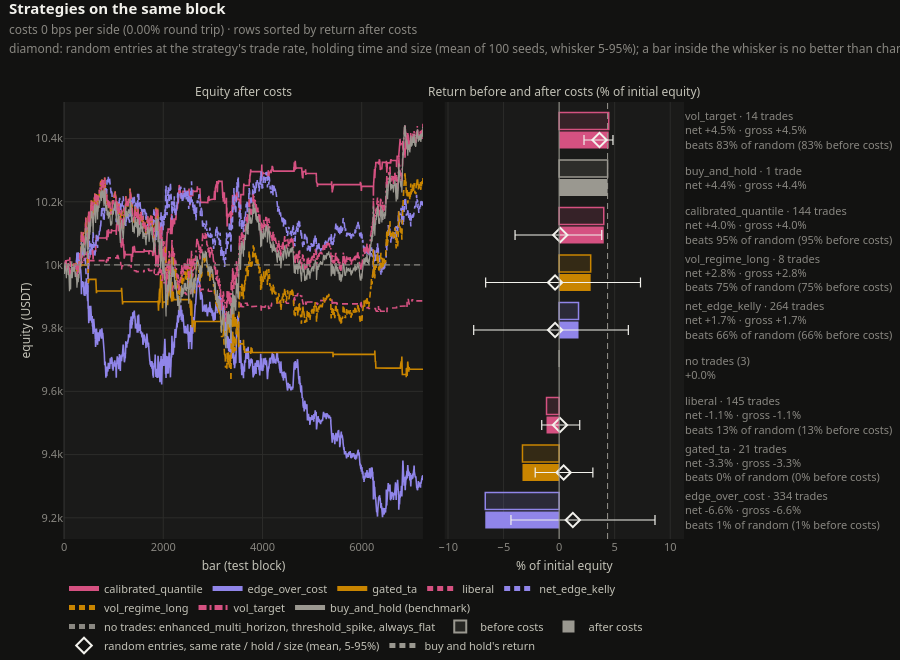

The code cell stored with this chart in its notebook:
### Markdown cell above
## Every strategy with its default knobs

Each strategy is compared with random entries at its own trade rate, holding time and position size (the
diamonds; the same null as the summary table above). After costs the return is mostly cost x trade count, so only
the rank against that null tells skill from chance.

### Code cell
runs, comparison = explorer.compare_strategies()
comparison.show()
explorer.comparison_table(runs, styled=True)

### Figure 1 — Plotly figure (JSON) as saved in the notebook; plotly's stock layout.template omitted (floating-point values rounded to 4 significant figures; data arrays with more than 128 entries replaced by an {"elided": "..."} marker saying what was removed)
{"data": [{"dx": 1, "hovertemplate": "calibrated_quantile<br>bar %{x}: %{y:,.0f} USDT<extra></extra>", "legendgroup": "calibrated_quantile", "line": {"color": "#d55181", "dash": "solid", "width": 1.6}, "mode": "lines", "name": "calibrated_quantile", "type": "scatter", "x0": -1, "xaxis": "x", "y": {"elided": "7237 float values"}, "yaxis": "y"}, {"dx": 1, "hovertemplate": "edge_over_cost<br>bar %{x}: %{y:,.0f} USDT<extra></extra>", "legendgroup": "edge_over_cost", "line": {"color": "#9085e9", "dash": "solid", "width": 1.6}, "mode": "lines", "name": "edge_over_cost", "type": "scatter", "x0": -1, "xaxis": "x", "y": {"elided": "7237 float values"}, "yaxis": "y"}, {"dx": 1, "hovertemplate": "gated_ta<br>bar %{x}: %{y:,.0f} USDT<extra></extra>", "legendgroup": "gated_ta", "line": {"color": "#c98500", "dash": "solid", "width": 1.6}, "mode": "lines", "name": "gated_ta", "type": "scatter", "x0": -1, "xaxis": "x", "y": {"elided": "7237 float values"}, "yaxis": "y"}, {"dx": 1, "hovertemplate": "liberal<br>bar %{x}: %{y:,.0f} USDT<extra></extra>", "legendgroup": "liberal", "line": {"color": "#d55181", "dash": "6px,4px", "width": 1.6}, "mode": "lines", "name": "liberal", "type": "scatter", "x0": -1, "xaxis": "x", "y": {"elided": "7237 float values"}, "yaxis": "y"}, {"dx": 1, "hovertemplate": "net_edge_kelly<br>bar %{x}: %{y:,.0f} USDT<extra></extra>", "legendgroup": "net_edge_kelly", "line": {"color": "#9085e9", "dash": "6px,4px", "width": 1.6}, "mode": "lines", "name": "net_edge_kelly", "type": "scatter", "x0": -1, "xaxis": "x", "y": {"elided": "7237 float values"}, "yaxis": "y"}, {"dx": 1, "hovertemplate": "vol_regime_long<br>bar %{x}: %{y:,.0f} USDT<extra></extra>", "legendgroup": "vol_regime_long", "line": {"color": "#c98500", "dash": "6px,4px", "width": 1.6}, "mode": "lines", "name": "vol_regime_long", "type": "scatter", "x0": -1, "xaxis": "x", "y": {"elided": "7237 float values"}, "yaxis": "y"}, {"dx": 1, "hovertemplate": "vol_target<br>bar %{x}: %{y:,.0f} USDT<extra></extra>", "legendgroup": "vol_target", "line": {"color": "#d55181", "dash": "8px,3px,2px,3px", "width": 1.6}, "mode": "lines", "name": "vol_target", "type": "scatter", "x0": -1, "xaxis": "x", "y": {"elided": "7237 float values"}, "yaxis": "y"}, {"dx": 1, "hovertemplate": "buy_and_hold<br>bar %{x}: %{y:,.0f} USDT<extra></extra>", "legendgroup": "buy_and_hold", "line": {"color": "#9a9890", "dash": "solid", "width": 1.2}, "mode": "lines", "name": "buy_and_hold (benchmark)", "type": "scatter", "x0": -1, "xaxis": "x", "y": {"elided": "7237 float values"}, "yaxis": "y"}, {"hoverinfo": "skip", "legendgroup": "flat", "line": {"color": "#898781", "dash": "6px,4px", "width": 1.2}, "mode": "lines", "name": "no trades: enhanced_multi_horizon, threshold_spike, always_flat", "type": "scatter", "x": [-1, 7235], "xaxis": "x", "y": [10000.0, 10000.0], "yaxis": "y"}, {"customdata": ["edge_over_cost: 334 trades, costs 0 USDT", "gated_ta: 21 trades, costs 0 USDT", "liberal: 145 trades, costs 0 USDT", "no trades: enhanced_multi_horizon, threshold_spike, always_flat", "net_edge_kelly: 264 trades, costs 0 USDT", "vol_regime_long: 8 trades, costs 0 USDT", "calibrated_quantile: 144 trades, costs 0 USDT", "buy_and_hold: 1 trades, costs 0 USDT", "vol_target: 14 trades, costs 0 USDT"], "hovertemplate": "%{customdata}<br>before costs %{x:>+.2f}%<extra></extra>", "marker": {"color": ["rgba(144,133,233,0.15)", "rgba(201,133,0,0.15)", "rgba(213,81,129,0.15)", "rgba(137,135,129,0.15)", "rgba(144,133,233,0.15)", "rgba(201,133,0,0.15)", "rgba(213,81,129,0.15)", "rgba(154,152,144,0.15)", "rgba(213,81,129,0.15)"], "line": {"color": ["#9085e9", "#c98500", "#d55181", "#898781", "#9085e9", "#c98500", "#d55181", "#9a9890", "#d55181"], "width": 1.5}}, "name": "before costs", "orientation": "h", "showlegend": false, "type": "bar", "width": 0.36, "x": [-6.648, -3.3, -1.135, 0.0, 1.746, 2.84, 4.018, 4.362, 4.465], "xaxis": "x2", "y": [0.2, 1.2, 2.2, 3.2, 4.2, 5.2, 6.2, 7.2, 8.2], "yaxis": "y2"}, {"customdata": ["edge_over_cost: 334 trades, costs 0 USDT", "gated_ta: 21 trades, costs 0 USDT", "liberal: 145 trades, costs 0 USDT", "no trades: enhanced_multi_horizon, threshold_spike, always_flat", "net_edge_kelly: 264 trades, costs 0 USDT", "vol_regime_long: 8 trades, costs 0 USDT", "calibrated_quantile: 144 trades, costs 0 USDT", "buy_and_hold: 1 trades, costs 0 USDT", "vol_target: 14 trades, costs 0 USDT"], "hovertemplate": "%{customdata}<br>after costs %{x:>+.2f}%<extra></extra>", "marker": {"color": ["#9085e9", "#c98500", "#d55181", "#898781", "#9085e9", "#c98500", "#d55181", "#9a9890", "#d55181"], "line": {"width": 0}}, "name": "after costs", "orientation": "h", "showlegend": false, "type": "bar", "width": 0.36, "x": [-6.648, -3.3, -1.135, 0.0, 1.746, 2.84, 4.018, 4.362, 4.465], "xaxis": "x2", "y": [-0.2, 0.8, 1.8, 2.8, 3.8, 4.8, 5.8, 6.8, 7.8], "yaxis": "y2"}, {"hoverinfo": "skip", "marker": {"color": "rgba(154,152,144,0.15)", "line": {"color": "#9a9890", "width": 1.5}}, "name": "before costs", "orientation": "h", "type": "bar", "x": [null], "xaxis": "x2", "y": [null], "yaxis": "y2"}, {"hoverinfo": "skip", "marker": {"color": "#9a9890"}, "name": "after costs", "orientation": "h", "type": "bar", "x": [null], "xaxis": "x2", "y": [null], "yaxis": "y2"}, {"error_x": {"array": [7.394, 2.628, 1.781, 6.593, 7.689, 3.735, 1.215], "arrayminus": [5.569, 2.562, 1.641, 7.327, 6.247, 4.068, 1.392], "color": "#f2f1ec", "symmetric": false, "thickness": 1.2, "type": "data", "width": 5}, "hovertemplate": "%{text}<extra></extra>", "marker": {"color": "#f2f1ec", "line": {"width": 2}, "size": 11, "symbol": "diamond-open"}, "mode": "markers", "name": "random entries, same rate / hold / size (mean, 5-95%)", "text": ["edge_over_cost: random with 58.19% entries/flat bar, 20-bar hold, size 1.00<br>mean +1.23%, 5-95% -4.34% to +8.63% (100 seeds)<br>strategy -6.65%: beats 1% of them; before costs beats 1%", "gated_ta: random with 0.32% entries/flat bar, 33-bar hold, size 1.00<br>mean +0.41%, 5-95% -2.15% to +3.04% (100 seeds)<br>strategy -3.30%: beats 0% of them; before costs beats 0%", "liberal: random with 2.10% entries/flat bar, 2-bar hold, size 1.00<br>mean +0.07%, 5-95% -1.57% to +1.86% (100 seeds)<br>strategy -1.13%: beats 13% of them; before costs beats 13%", "net_edge_kelly: random with 0.00% entries/flat bar, 0-bar hold, size 1.00<br>mean -0.36%, 5-95% -7.69% to +6.23% (100 seeds)<br>strategy +1.75%: beats 66% of them; before costs beats 66%", "vol_regime_long: random with 1.50% entries/flat bar, 838-bar hold, size 1.00<br>mean -0.37%, 5-95% -6.61% to +7.32% (100 seeds)<br>strategy +2.84%: beats 75% of them; before costs beats 75%", "calibrated_quantile: random with 2.53% entries/flat bar, 11-bar hold, size 1.00<br>mean +0.10%, 5-95% -3.97% to +3.84% (100 seeds)<br>strategy +4.02%: beats 95% of them; before costs beats 95%", "vol_target: random with 0.00% entries/flat bar, 0-bar hold, size 1.00<br>mean +3.63%, 5-95% +2.24% to +4.85% (100 seeds)<br>strategy +4.46%: beats 83% of them; before costs beats 83%"], "type": "scatter", "x": [1.234, 0.4083, 0.07472, -0.3633, -0.366, 0.1005, 3.631], "xaxis": "x2", "y": [-0.2, 0.8, 1.8, 3.8, 4.8, 5.8, 7.8], "yaxis": "y2"}, {"hoverinfo": "skip", "line": {"color": "#9a9890", "dash": "6px,4px", "width": 1}, "mode": "lines", "name": "buy and hold's return", "type": "scatter", "x": [4.362, 4.362], "xaxis": "x2", "y": [-0.6, 8.6], "yaxis": "y2"}], "layout": {"annotations": [{"font": {"color": "#c3c2b7", "size": 12}, "showarrow": false, "text": "Equity after costs", "x": 0.2895, "xanchor": "center", "xref": "paper", "y": 1.0, "yanchor": "bottom", "yref": "paper"}, {"font": {"color": "#c3c2b7", "size": 12}, "showarrow": false, "text": "Return before and after costs (% of initial equity)", "x": 0.807, "xanchor": "center", "xref": "paper", "y": 1.0, "yanchor": "bottom", "yref": "paper"}], "barmode": "overlay", "height": 660, "legend": {"bgcolor": "rgba(0,0,0,0)", "font": {"color": "#c3c2b7", "size": 11}, "groupclick": "togglegroup", "itemsizing": "constant", "itemwidth": 30, "orientation": "h", "tracegroupgap": 0, "x": 0, "xanchor": "left", "xref": "paper", "y": 0, "yanchor": "bottom", "yref": "container"}, "margin": {"b": 8, "r": 24, "t": 102}, "shapes": [{"line": {"color": "#9a9890", "width": 1}, "type": "line", "x0": 0, "x1": 0, "xref": "x2", "y0": 0, "y1": 1, "yref": "y2 domain"}], "title": {"text": "<b>Strategies on the same block</b><br><span style='font-size:12px;color:#898781'>costs 0 bps per side (0.00% round trip) · rows sorted by return after costs<br>diamond: random entries at the strategy's trade rate, holding time and size (mean of 100 seeds, whisker 5-95%); a bar inside the whisker is no better than chance</span>"}, "xaxis": {"anchor": "y", "domain": [0.0, 0.579], "title": {"text": "bar (test block)"}}, "xaxis2": {"anchor": "y2", "domain": [0.614, 1.0], "range": [-10.3, 11.24], "title": {"text": "% of initial equity"}}, "yaxis": {"anchor": "x", "domain": [0.0, 1.0], "title": {"text": "equity (USDT)"}}, "yaxis2": {"anchor": "x2", "automargin": true, "domain": [0.0, 1.0], "range": [-0.6, 8.6], "showgrid": false, "side": "right", "ticktext": ["edge_over_cost · 334 trades<br>net -6.6% · gross -6.6%<br>beats 1% of random (1% before costs)", "gated_ta · 21 trades<br>net -3.3% · gross -3.3%<br>beats 0% of random (0% before costs)", "liberal · 145 trades<br>net -1.1% · gross -1.1%<br>beats 13% of random (13% before costs)", "no trades (3)<br>+0.0%", "net_edge_kelly · 264 trades<br>net +1.7% · gross +1.7%<br>beats 66% of random (66% before costs)", "vol_regime_long · 8 trades<br>net +2.8% · gross +2.8%<br>beats 75% of random (75% before costs)", "calibrated_quantile · 144 trades<br>net +4.0% · gross +4.0%<br>beats 95% of random (95% before costs)", "buy_and_hold · 1 trade<br>net +4.4% · gross +4.4%", "vol_target · 14 trades<br>net +4.5% · gross +4.5%<br>beats 83% of random (83% before costs)"], "tickvals": [0.0, 1.0, 2.0, 3.0, 4.0, 5.0, 6.0, 7.0, 8.0]}}}
